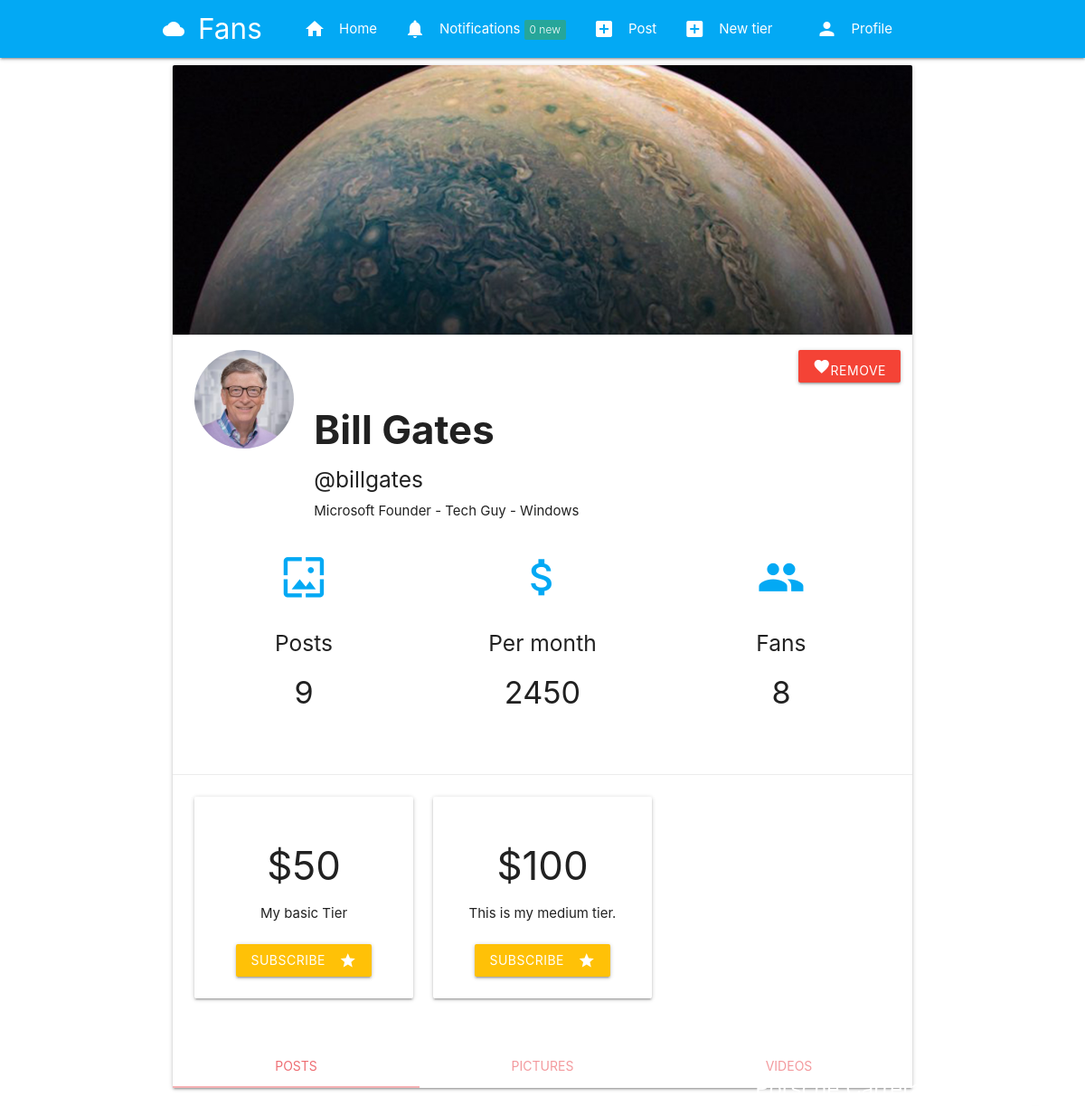
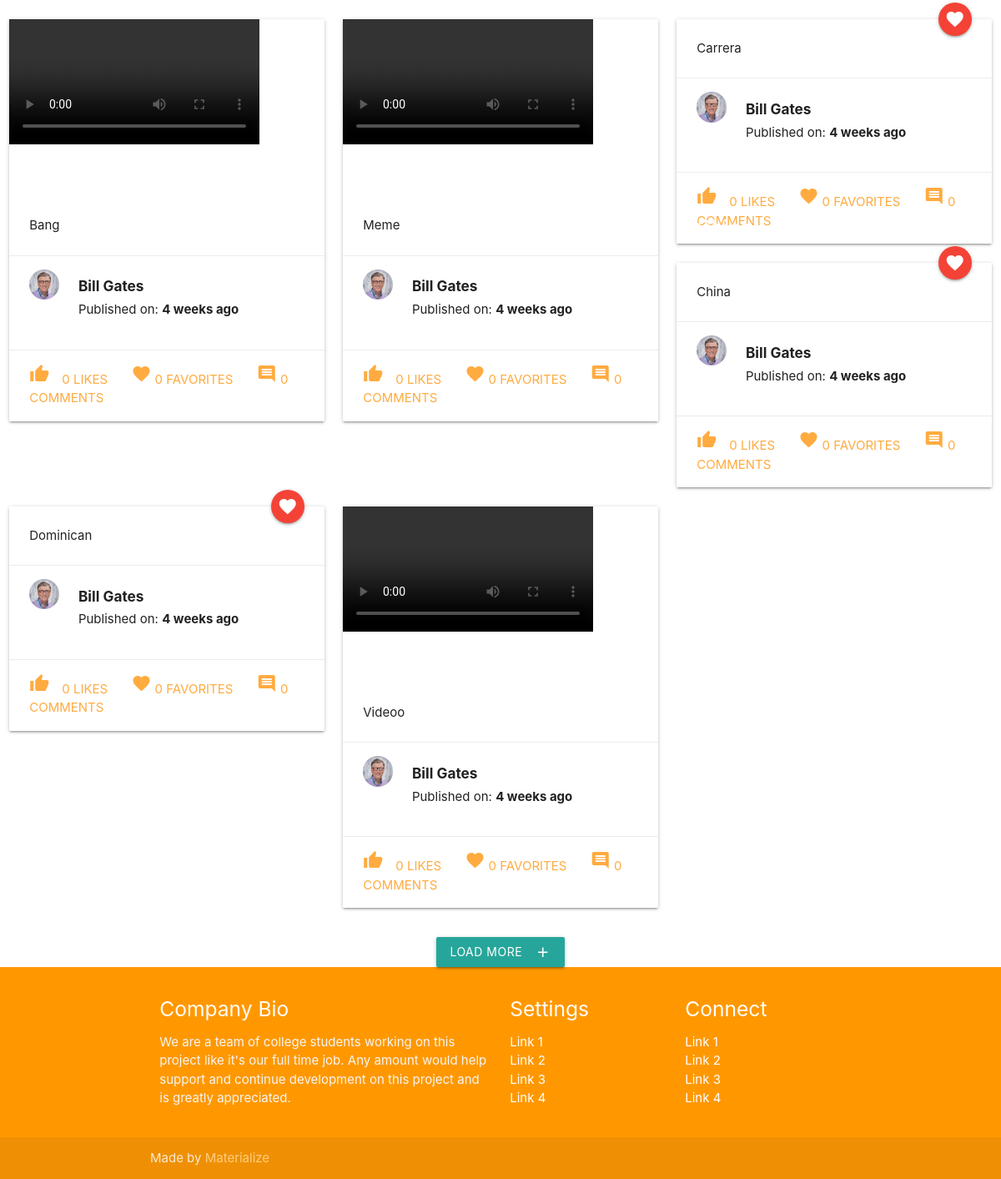
The app's page /billgates/ (signed in) with its own data (2 pictures, top to bottom).
### authy/models.py (models this page shows, shortened)
class Profile(models.Model):
	user = models.OneToOneField(User, on_delete=models.CASCADE, related_name='profile')
	location = models.CharField(max_length=50, null=True, blank=True)
	url = models.CharField(max_length=80, null=True, blank=True)
	profile_info = models.TextField(max_length=150, null=True, blank=True)
	created = models.DateField(auto_now_add=True)
	picture = models.ImageField(upload_to=user_directory_path_profile, blank=True, null=True, verbose_name='Picture')
	banner = models.ImageField(upload_to=user_directory_path_banner, blank=True, null=True, verbose_name='Banner')

### tier/models.py (models this page shows, shortened)
class Tier(models.Model):
    number = models.PositiveSmallIntegerField(default=0)
    description = models.TextField(max_length=800,verbose_name='Description')
    price = models.IntegerField(verbose_name='Price')
    can_message = models.BooleanField(default=False)
    user = models.ForeignKey(User, related_name=("tier_user"), on_delete=models.CASCADE)

### post/models.py (models this page shows, shortened)
class Post(models.Model):
    id = models.UUIDField(primary_key=True, default=uuid.uuid4, editable=False)
    content = models.ManyToManyField(PostFileContent, verbose_name=("contents"))
    title = models.CharField(max_length=150)
    caption = models.TextField(max_length=1500,verbose_name='Caption')
    posted = models.DateTimeField(auto_now_add=True)
    tier = models.ForeignKey(Tier, related_name=("tiers"), on_delete=models.CASCADE)
    user = models.ForeignKey(User, on_delete=models.CASCADE)
    likes_count = models.IntegerField(default=0)
    comments_count = models.IntegerField(default=0)
    favorites_count = models.IntegerField(default=0)

### authy/views.py (the view, shortened to what this page needs)
# urls.py: path('<username>/', UserProfile, name='profile'),
def UserProfile(request, username):
	user = get_object_or_404(User, username=username)
	profile = Profile.objects.get(user=user)
	url = request.resolver_match.url_name
	tiers = None
	no_a_subscriber = None
	posts = None
	page_type = None
	posts_data = None
	if request.user != user:
		try:
			subscriber_tier = Subscription.objects.get(subscriber=request.user, subscribed=user, expired=False)
			tiers = Tier.objects.filter(user=user).exclude(number=subscriber_tier.tier.number)
			if url == 'profilephotos':
				posts = PostFileContent.objects.filter(user=user, tier__number__lte=subscriber_tier.tier.number).order_by('-posted').exclude(file__endswith='mp4')
				page_type = 1
			elif url == 'profilevideos':
				posts = PostFileContent.objects.filter(user=user, tier__number__lte=subscriber_tier.tier.number).order_by('-posted').exclude(file__endswith='jpg')
				page_type = 2
			else:
				posts = Post.objects.filter(user=user, tier__number__lte=subscriber_tier.tier.number).order_by('-posted')
				page_type = 3
		except Exception:
			tiers = Tier.objects.filter(user=user)
			no_a_subscriber = False
	if posts:
		paginator = Paginator(posts, 6)
		page_number = request.GET.get('page')
		posts_data = paginator.get_page(page_number)
	income = Subscription.objects.filter(subscribed=user,expired=False).aggregate(Sum('tier__price'))
	fans_count = Subscription.objects.filter(subscribed=user, expired=False).count()
	posts_count = Post.objects.filter(user=user).count()
	favorite_list = PeopleList.objects.filter(user=request.user)
	person_in_list = PeopleList.objects.filter(user=request.user, people=user).exists()
	if request.method == 'POST':
		form = NewListForm(request.POST)
		if form.is_valid():
			title = form.cleaned_data.get('title')
			PeopleList.objects.create(title=title, user=request.user)
			return HttpResponseRedirect(reverse('profile', args=[username]))
	else:
		form = NewListForm()
	context = {
		'profile':profile,
		'income':income,
		'tiers': tiers,
		'form': form,
		'favorite_list': favorite_list,
		'person_in_list': person_in_list,
		'posts': posts_data,
		'page_type': page_type,
		'fans_count': fans_count,
		'posts_count': posts_count,
		'no_a_subscriber': no_a_subscriber,
	}
	return render(request, 'profile.html', context)

### authy/views.py (called while the page is built)
def side_nav_info(request):
	user = request.user
	nav_profile = None
	fans = None
	follows = None
	if user.is_authenticated:
		nav_profile = Profile.objects.get(user=user)
		fans = Subscription.objects.filter(subscribed=user).count()
		follows = Subscription.objects.filter(subscriber=user).count()
	return {'nav_profile': nav_profile, 'fans': fans, 'follows': follows}

### notifications/views.py (called while the page is built)
def count_notifications(request):
  count_notifications = None
  if request.user.is_authenticated:
    count_notifications = Notification.objects.filter(user=request.user,is_seen=False).count()
  return {'count_notifications':count_notifications}

### fans_clone/templates/profile.html (shortened to what this page needs)
{% extends 'base.html' %}
{% load static %}
{% load humanize %}
{% block banner %}
    <div class="col s12 m12">
      <div class="card">
        <div class="card-image">
          {% if profile.banner %}
            <img src="{{ profile.banner.url }}">
          {% else %}
            <img src="{% static 'img/nobanner.jpg' %}">
          {% endif %}
        </div>
        <div class="card-action">
          <div class="row">
            <div class="col s2">
              {% if profile.picture %}
                <img src="{{ profile.picture.url }}" class="circle responsive-img">
              {% else %}
                <img src="{% static 'img/no_avatar.jpg' %}" class="circle responsive-img">
              {% endif %}
            </div>
            <div class="right-align">
              {% if user.is_authenticated and user != profile.user %}
                {% if person_in_list == True %}
                  <a href="{% url 'remove-from-list' profile.user.username %}" class="btn red"><i class="material-icons">favorite</i>Remove</a>
                {% else %}
                  <a href="#modal1" class="modal-trigger"><i class="material-icons">favorite</i>Favorite</a>
                {% endif %}
              {% endif %}
            </div>
            <div class="col s10">
              <h3><b>{{ profile.user.first_name }} {{ profile.user.last_name }}</b></h3>
              <h5>@{{ profile.user.username }}</h5>
              {{ profile.profile_info }}
            </div>
            <div class="col s12">
            <div class="row">
              <div class="col s12 m4">
                <div class="icon-block">
                  <h2 class="center light-blue-text"><i class="material-icons">wallpaper</i></h2>
                  <h5 class="center">Posts</h5>
                  <h4 class="center">{{ posts_count }}</h4>
                </div>
              </div>
                <div class="col s12 m4">
                  <div class="icon-block">
                    <h2 class="center light-blue-text"><i class="material-icons">attach_money</i></h2>
                    <h5 class="center">Per month</h5>
                    <h4 class="center">{% if income == None %}0{% else %}{{ income.tier__price__sum }}{% endif %}</h4>
                  </div>
                </div>
                <div class="col s12 m4">
                <div class="icon-block">
                  <h2 class="center light-blue-text"><i class="material-icons">people</i></h2>
                  <h5 class="center">Fans</h5>
                  <h4 class="center">{{ fans_count }}</h4>
                </div>
                </div>
          </div>
          </div>
          </div>
        </div>
      {% if user.is_authenticated and user != profile.user %}
        <div class="card-action">
          <div class="row">
            {% for tier in tiers %}
            <div class="col s12 m4">
              <div class="card-panel center-align">
              <h3>${{ tier.price }}</h3>
              <span>{{ tier.description }}</span>
              <br><br>
              <a href="{% url 'subscribe' profile.user.username tier.id %}" class="waves-effect waves-light btn amber"><i class="material-icons right">star</i>Subscribe</a>
              </div>
            </div>
            {% endfor %}
          </div>
        </div>
      {% endif %}
            <div class="card-tabs">
              <ul class="tabs tabs-fixed-width">
                <li class="tab col s3"><a target="_self" class="{% if page_type == 3 %}active{% endif %}" href="{% url 'profile' profile.user.username %}">Posts</a></li>
                <li class="tab col s3"><a target="_self" class="{% if page_type == 1 %}active{% endif %}" href="{% url 'profilephotos' profile.user.username %}">Pictures</a></li>
                <li class="tab col s3"><a target="_self" class="{% if page_type == 2 %}active{% endif %}" href="{% url 'profilevideos' profile.user.username %}">Videos</a></li>
              </ul>
            </div>
          </div>
        </div>
    </div>
    </div>
{% endblock %}
{% block content %}
  {% if no_a_subscriber == False %}
      <div class="center-align">
        <br><br><br><br><br>
        <i class="material-icons large">lock</i>
        <h3>Subscribed to see {{ profile.user.first_name }} {{ profile.user.last_name }} content</h3>
        <br><br><br><br><br>
      </div>
  {% else %}
  {% if page_type == 1 %}
    <div class="row">
      {% for post in posts %}
        <div class="col s4">
          <img class="materialboxed" width="325" src="{{ post.file.url }}">
        </div>
      {% endfor %}
    </div>
  {% else %}
  <div class="row">
    {% for post in posts %}
          <div class="col s4">
            <div class="card">
              <div class="card-image">
              {% if post.content.first.file.name|slice:"-3:" == 'jpg' %}
                <span class="card-title"><b>{{ post.title }}</b></span>
                <a class="btn-floating halfway-fab waves-effect waves-light red"><i class="material-icons">favorite</i></a>
              {% else %}
              <div class="video-container">
                <video class="responsive-video" controls="controls" preload="metadata">
                  <source src="{{ post.content.first.file.url }}#t=0.5" type="video/mp4">
                </video>
              </div>
              {% endif %}
              </div>
              <div class="card-content">
                {{ post.caption }}
              </div>
              <div class="card-action">
                <div class="row">
                  <div class="col s2">
                    {% if post.user.profile.picture %}
                      <img src="{{ post.user.profile.picture.url }}" class="circle responsive-img">
                    {% else %}
                      <img src="{% static 'img/no_avatar.jpg' %}" class="circle responsive-img">
                    {% endif %}
                  </div>
                  <div class="col s10">
                    <h6><b>{{ post.user.first_name }} {{ post.user.last_name }}</b></h6>
                    <span>Published on: <b>{{ post.posted | naturaltime }}</b></span>
                  </div>
                </div>
              </div>
              <div class="card-action">
                <a href="{% url 'postlike' post.id %}"><i class="material-icons left">thumb_up</i>{{ post.likes_count }} Likes</a>
                <a href="#"><i class="material-icons">favorite</i> {{ post.favorites_count }} Favorites</a>
                <a href="#"><i class="material-icons">comment</i> {{ post.comments_count }} Comments</a>
              </div>
            </div>
          </div>
        {% endfor %}
      </div>
  {% endif %}
{% endif %}
<div class="col s12 m12 center-align">
  {% if posts.has_next %}
    <a href="?page={{ posts.next_page_number }}" class="waves-effect waves-light btn"><i class="material-icons right">add</i>Load more</a>
  {% endif %}
</div>
{% endblock %}

### fans_clone/static/css/style.css (style rules this page uses)
.icon-block { padding: 0 15px; }
.icon-block .material-icons { font-size: inherit; }

### records on screen
Profile: banner (picture), picture (placeholder picture), user.first_name "Bill", user.last_name "Gates", user.username "billgates", profile_info "Microsoft Founder - Tech Guy - Windows"
Tier: price "50", description "My basic Tier"
Tier: price "100", description "This is my medium tier."
Post: caption "Bang", user.profile.picture (placeholder picture), user.first_name "Bill", user.last_name "Gates", posted "4 weeks ago", likes_count "0", favorites_count "0", comments_count "0"
Post: caption "Meme", user.profile.picture (placeholder picture), user.first_name "Bill", user.last_name "Gates", posted "4 weeks ago", likes_count "0", favorites_count "0", comments_count "0"
Post: title "Porsche Carrera", caption "Carrera", user.profile.picture (placeholder picture), user.first_name "Bill", user.last_name "Gates", posted "4 weeks ago", likes_count "0", favorites_count "0", comments_count "0"
Post: title "China", caption "China", user.profile.picture (placeholder picture), user.first_name "Bill", user.last_name "Gates", posted "4 weeks ago", likes_count "0", favorites_count "0", comments_count "0"
Post: caption "Dominican", user.profile.picture (placeholder picture), user.first_name "Bill", user.last_name "Gates", posted "4 weeks ago", likes_count "0", favorites_count "0", comments_count "0"
Post: caption "Videoo", user.profile.picture (placeholder picture), user.first_name "Bill", user.last_name "Gates", posted "4 weeks ago", likes_count "0", favorites_count "0", comments_count "0"

### other values on screen
{{ count_notifications }} "0"
{{ posts_count }} "9"
{{ income.tier__price__sum }} "2450"
{{ fans_count }} "8"
